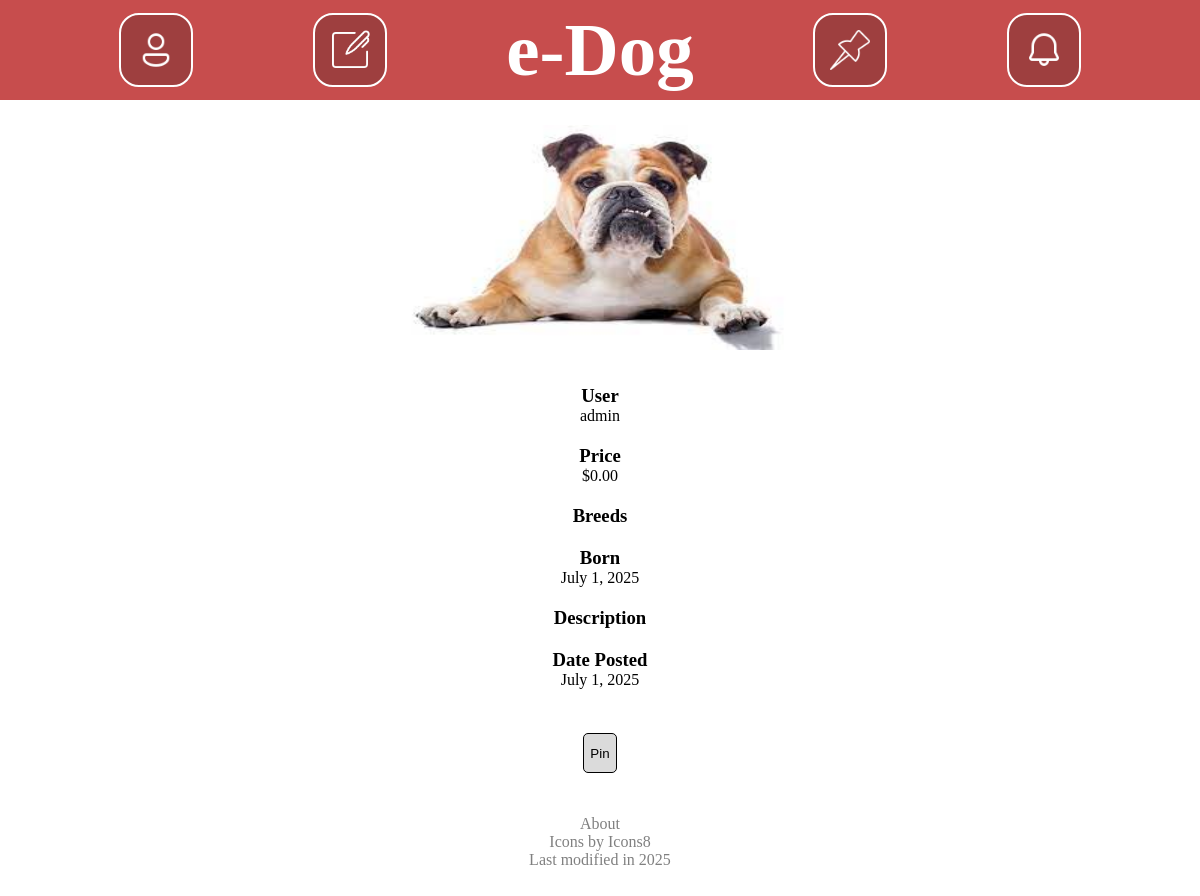
The page /post/73/ on the database its author committed.
### post/models.py (models this page shows, shortened)
class Image(models.Model):
    photo = models.ImageField(upload_to="pics/%Y/%m/%d/")
    title = models.CharField(max_length=20)
    post = models.ForeignKey(Post, on_delete=models.CASCADE)

class Post(models.Model):
    user = models.ForeignKey(User, on_delete=models.CASCADE)
    breeds = models.CharField(max_length=100)
    price = models.DecimalField(decimal_places=2, max_digits=9)
    description = models.TextField(max_length=1000)
    age = models.DateField()
    dateCreated = models.DateField(auto_now_add=True)

### post/views.py (the view)
# urls.py: path("", views.index, name="index"),
def index(request, postID):
    post = get_object_or_404(Post, pk=postID)
    postKey = post.pk
    allImages = Image.objects.filter(post=postKey)
    context = {
        "post": post,
        "allImages": allImages,
    }
    return render(request, "post/index.html", context)

### post/templates/post/index.html (shortened to what this page needs)
<!DOCTYPE html>
<html lang="en-US">
	<head>
		{% load static %}
		<link rel="stylesheet" href="{% static 'browse/style.css' %}">
	</head>
	<body>
		<div class="content">
			{% include "browse/header.html" %}
			{% if post %}
				<div class="imageRow">
					{% for image in allImages %}
						<div class="imageBox">
							<img class="image" src="{{image.photo.url}}">
						</div>
					{% endfor %}
				</div>
				<div class="details">
					<h3>User</h3>
					<a href="/user/{{post.user.username}}"><p>{{post.user}}</p></a>
					<h3>Price</h3>
					<p>${{post.price}}</p>
					<h3>Breeds</h3>
					<h3>Born</h3>
					<p>{{post.age}}</p>
					<h3>Description</h3>
					<h3>Date Posted</h3>
					<p>{{post.dateCreated}}</p>
				</div>
			{% else %}
				<p>No Posts</p>
			{% endif %}
			<button id="pinButton" class="buttonLink" onclick="pinPost()">Pin</button>
			{% include "browse/footer.html" %}
		</div>
	</body>
</html>

### browse/static/browse/style.css (style rules this page uses)
:root { --textColor: #ffffff; --headerBGColor: #c74d4d; --iconBGColor: #9e3f3f; --contentBGColor: #ffffff; --bodyBGColor: #252525; --buttonColor: #dbdbdb; --buttonHover: #c0c0c0; --buttonPressed: #a8a8a8; --buttonTextColor: black; --buttonBorder: 1px solid black; --buttonRadius: 5px; --imgWidth: 400px; --imgHeight: 225px; }
body { background-color: var(--bodyBGColor); margin: 0; padding: 0; overflow-y: scroll; }
.content { display: flex; flex-direction: column; align-items: center; width: 100%; min-height: 100vh; background-color: var(--contentBGColor); }
p { margin: 0px; }
a { text-decoration: none; color:rgb(0, 0, 0); margin: 0px; }
h3 { margin: 0px; }
.image { width: var(--imgWidth); height: var(--imgHeight); }
.imageBox { display: flex; flex-direction: column; justify-content: center; margin-left: 10px; margin-right: 10px; }
.imageRow { display: flex; flex-direction: row; overflow-x: scroll; align-items: center; width: 95%; height: calc(var(--imgHeight) + 30px); }
.details { display: flex; flex-direction: column; align-items: center; width: 95%; margin: 20px; }
.details p { margin-bottom: 20px; text-align: center; max-width: 500px; }
button { height: 40px; background-color: var(--buttonColor); color: var(--buttonTextColor); border: var(--buttonBorder); border-radius: var(--buttonRadius); margin: 4px; }

### rows shown on the page
Image: photo (picture)
Post: user "admin", price "0.00", age "July 1, 2025", dateCreated "July 1, 2025"
